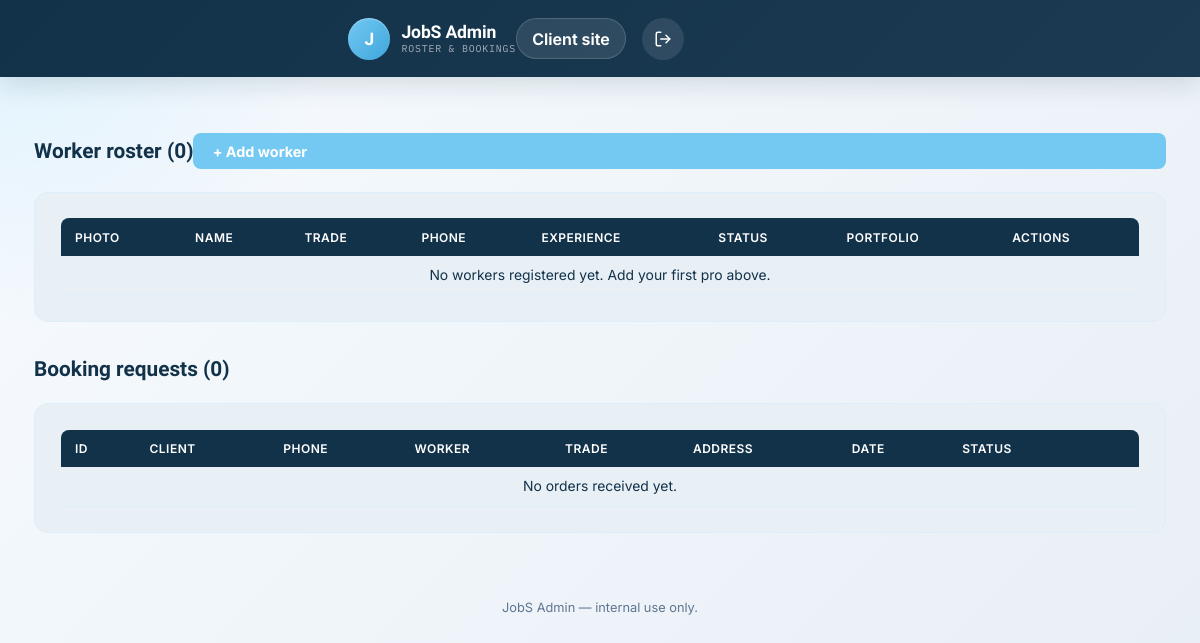
Before: /admin (signed in) with the older database file.
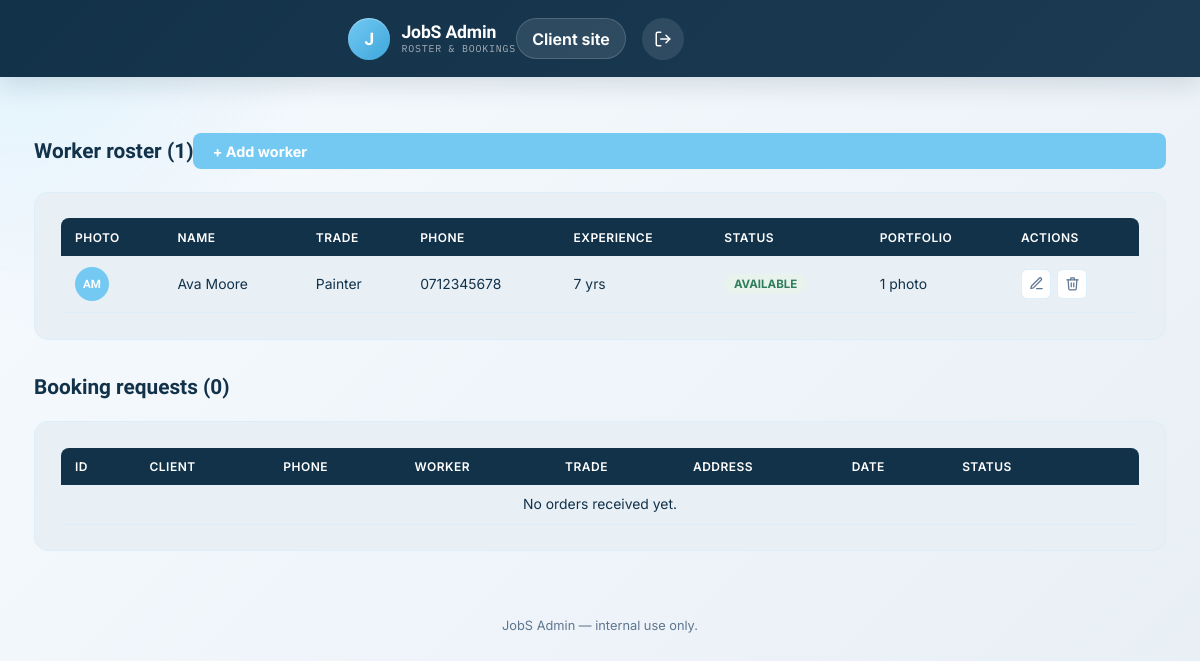
After: the same page with the newer database file.
### app.py (models this page shows)
class Worker(db.Model):
    __tablename__ = 'workers'
    id = db.Column(db.Integer, primary_key=True)
    name = db.Column(db.String(100), nullable=False)
    trade = db.Column(db.String(50), nullable=False)
    phone = db.Column(db.String(20), nullable=False)
    location = db.Column(db.String(120), nullable=True)
    hourly_rate = db.Column(db.Float, nullable=True, default=0)
    experience_years = db.Column(db.Integer, nullable=False)
    bio = db.Column(db.Text, nullable=True)
    status = db.Column(db.String(20), default='Available')
    photo_filename = db.Column(db.String(255), nullable=True)
    created_at = db.Column(db.DateTime, server_default=db.func.now())
    portfolio_images = db.relationship(
        'PortfolioImage', backref='worker', cascade='all, delete-orphan', lazy=True
    )
    @property
    def photo_url(self):
        if self.photo_filename:
            return url_for('static', filename=f'uploads/workers/{self.photo_filename}')
        return None
    @property
    def initials(self):
        parts = self.name.split()
        return ''.join(p[0] for p in parts[:2]).upper()

### app.py (the view)
@app.route('/admin')
def admin_dashboard():
    workers = Worker.query.order_by(Worker.id.desc()).all()
    bookings = Booking.query.order_by(Booking.id.desc()).all()
    return render_template('admin/dashboard.html', workers=workers, bookings=bookings)

### app.py (called while the page is built)
@app.context_processor
def inject_user_context():
    return {'is_admin': session.get('is_admin', False)}

@app.before_request
def protect_admin_routes():
    if request.path.startswith('/admin') and request.path not in ['/admin/login', '/admin/logout'] and not session.get('is_admin'):
        flash('Please sign in to access the admin portal.', 'error')
        return redirect(url_for('admin_login'))

### templates/admin/dashboard.html (shortened to what this page needs)
<!DOCTYPE html>
<html lang="en">
<head>
<link rel="stylesheet" href="{{ url_for('static', filename='style.css') }}">
</head>
<body>
<header class="site-head">
  <div class="header-actions">
    <a href="/" class="brand-link" aria-label="Go to the homepage">
      <span class="brand-mark">J</span>
      <span class="brand-copy">
        <strong>JobS Admin</strong>
        <small>Roster & bookings</small>
      </span>
    </a>
  </div>
  <div class="header-actions">
    <a href="/" class="portal-pill">Client site</a>
    <a href="/admin/logout" class="icon-link" aria-label="Sign out">
      <svg viewBox="0 0 24 24" fill="none" stroke="currentColor" stroke-width="2" stroke-linecap="round" stroke-linejoin="round">
        <path d="M9 21H5a2 2 0 0 1-2-2V5a2 2 0 0 1 2-2h4"></path>
        <polyline points="16 17 21 12 16 7"></polyline>
        <line x1="21" y1="12" x2="9" y2="12"></line>
      </svg>
    </a>
  </div>
</header>
<div class="wrap" style="padding-top: 1.5rem;">
  <div class="admin-topbar">
    <h2>Worker roster ({{ workers|length }})</h2>
    <a href="{{ url_for('add_worker') }}" class="btn-solid" style="text-decoration:none; display:inline-block; padding:0.6rem 1.2rem;">+ Add worker</a>
  </div>
  <div class="panel" style="margin-top:0;">
    <table class="ledger">
      <thead>
        <tr><th>Photo</th><th>Name</th><th>Trade</th><th>Phone</th><th>Experience</th><th>Status</th><th>Portfolio</th><th>Actions</th></tr>
      </thead>
      <tbody>
        {% for worker in workers %}
        <tr>
          <td>
            {% if worker.photo_url %}
              <img src="{{ worker.photo_url }}" class="row-photo" alt="{{ worker.name }}">
            {% else %}
              <span class="row-avatar-fallback">{{ worker.initials }}</span>
            {% endif %}
          </td>
          <td>{{ worker.name }}</td>
          <td>{{ worker.trade }}</td>
          <td>{{ worker.phone }}</td>
          <td>{{ worker.experience_years }} yrs</td>
          <td><span class="pill {{ 'available' if worker.status == 'Available' else 'booked' }}">{{ worker.status }}</span></td>
          <td>{{ worker.portfolio_images|length }} photo{{ 's' if worker.portfolio_images|length != 1 else '' }}</td>
          <td>
            <div class="row-actions">
              <a class="icon-btn" href="{{ url_for('edit_worker', worker_id=worker.id) }}" title="Edit">
                <svg viewBox="0 0 24 24" fill="none" stroke="currentColor" stroke-width="2" stroke-linecap="round" stroke-linejoin="round"><path d="M12 20h9"/><path d="M16.5 3.5a2.1 2.1 0 0 1 3 3L7 19l-4 1 1-4Z"/></svg>
              </a>
              <form action="{{ url_for('delete_worker', worker_id=worker.id) }}" method="POST" onsubmit="return confirm('Remove {{ worker.name|e }} from the roster? This cannot be undone.');">
                <button type="submit" class="icon-btn danger" title="Delete">
                  <svg viewBox="0 0 24 24" fill="none" stroke="currentColor" stroke-width="2" stroke-linecap="round" stroke-linejoin="round"><polyline points="3 6 5 6 21 6"/><path d="M19 6l-1 14a2 2 0 0 1-2 2H8a2 2 0 0 1-2-2L5 6"/><path d="M10 11v6"/><path d="M14 11v6"/><path d="M9 6V4a1 1 0 0 1 1-1h4a1 1 0 0 1 1 1v2"/></svg>
                </button>
              </form>
            </div>
          </td>
        </tr>
        {% else %}
        <tr><td colspan="8" style="text-align:center;">No workers registered yet. Add your first pro above.</td></tr>
        {% endfor %}
      </tbody>
    </table>
  </div>
  <div class="admin-topbar">
    <h2>Booking requests ({{ bookings|length }})</h2>
  </div>
  <div class="panel" style="margin-top:0;">
    <table class="ledger">
      <thead>
        <tr><th>ID</th><th>Client</th><th>Phone</th><th>Worker</th><th>Trade</th><th>Address</th><th>Date</th><th>Status</th><th></th></tr>
      </thead>
      <tbody>
        {% for booking in bookings %}
        <tr>
          <td>#{{ booking.id }}</td>
          <td>{{ booking.client_name }}</td>
          <td>{{ booking.client_phone }}</td>
          <td>{{ booking.worker.name }}</td>
          <td>{{ booking.worker.trade }}</td>
          <td>{{ booking.service_address }}</td>
          <td>{{ booking.booking_date }}</td>
          <td><span class="pill {{ 'confirmed' if booking.status == 'Confirmed' else 'pending' }}">{{ booking.status }}</span></td>
          <td>
            {% if booking.status != 'Confirmed' %}
            <form action="{{ url_for('confirm_booking', booking_id=booking.id) }}" method="POST">
              <button type="submit" class="btn-ghost" style="padding:0.35rem 0.7rem; font-size:0.78rem;">Confirm</button>
            </form>
            {% endif %}
          </td>
        </tr>
        {% else %}
        <tr><td colspan="9" style="text-align:center;">No orders received yet.</td></tr>
        {% endfor %}
      </tbody>
    </table>
  </div>
</div>
<footer class="site-foot">JobS Admin — internal use only.</footer>
</body>
</html>

### static/style.css (style rules this page uses)
:root { --ink: #12324a; --teal: #74c9f3; --teal-dark: #2f7fb5; --coral: #3ea6db; --coral-dark: #2a7ea8; --sand: #e8eff5; --card: #e8eff5; --steel: #5f7690; --rule: #dceef9; --good: #2f7d5c; --danger: #c45858; }
* { margin: 0; padding: 0; box-sizing: border-box; }
body { background: radial-gradient(circle at top left, rgba(116, 201, 243, 0.18), transparent 24%), linear-gradient(135deg, #f7fbff 0%, var(--sand) 100%); color: var(--ink); font-family: 'Inter', sans-serif; -webkit-font-smoothing: antialiased; }
a { color: inherit; }
button { font-family: inherit; }
header.site-head { background: linear-gradient(135deg, var(--ink) 0%, #1c3b53 100%); color: #fff; padding: 1.1rem 2rem; display: grid; grid-template-columns: 1fr auto 1fr; align-items: center; position: sticky; top: 0; z-index: 10; box-shadow: 0 8px 24px rgba(18, 50, 74, 0.14); }
.header-actions { display: flex; align-items: center; justify-self: end; gap: 1rem; }
.brand-link { display: inline-flex; align-items: center; gap: 0.7rem; text-decoration: none; color: #fff; justify-self: center; }
.brand-mark { width: 42px; height: 42px; border-radius: 50%; background: linear-gradient(135deg, var(--teal), var(--coral)); color: #fff; display: flex; align-items: center; justify-content: center; font-family: 'Sora', sans-serif; font-weight: 800; font-size: 1.08rem; box-shadow: inset 0 1px 1px rgba(255,255,255,0.35); }
.brand-copy { display: flex; flex-direction: column; line-height: 1.1; }
.brand-copy strong { font-family: 'Sora', sans-serif; font-size: 1.1rem; letter-spacing: -0.01em; }
.brand-copy small { font-family: 'IBM Plex Mono', monospace; font-size: 0.62rem; color: #a9b0b8; letter-spacing: 0.08em; text-transform: uppercase; margin-top: 0.12rem; }
.icon-link { display: inline-flex; align-items: center; justify-content: center; width: 42px; height: 42px; border-radius: 50%; background: rgba(255,255,255,0.1); color: #fff; text-decoration: none; transition: background 0.2s ease; }
.icon-link svg { width: 18px; height: 18px; }
.portal-pill { display: inline-flex; align-items: center; padding: 0.6rem 0.95rem; border-radius: 999px; background: rgba(255,255,255,0.1); color: #fff; text-decoration: none; font-weight: 650; border: 1px solid rgba(255,255,255,0.16); }
.wrap { max-width: 1180px; margin: 0 auto; padding: 0 1.5rem; }
.btn-solid { flex: 1; background: var(--teal); color: #fff; border: none; padding: 0.7rem; border-radius: 8px; font-weight: 700; cursor: pointer; font-size: 0.9rem; }
.admin-topbar { display: flex; justify-content: space-between; align-items: center; margin: 2rem 0 1.4rem; }
.admin-topbar h2 { font-family: 'Sora', sans-serif; font-size: 1.3rem; font-weight: 700; }
.panel { background: var(--card); border: 1px solid var(--rule); border-radius: 14px; padding: 1.6rem; margin-bottom: 2.2rem; }
table.ledger { width: 100%; border-collapse: collapse; font-size: 0.87rem; }
table.ledger th { background: var(--ink); color: #fff; text-align: left; padding: 0.7rem 0.9rem; font-weight: 600; font-size: 0.75rem; text-transform: uppercase; letter-spacing: 0.04em; }
table.ledger th:first-child { border-radius: 8px 0 0 0; }
table.ledger th:last-child { border-radius: 0 8px 0 0; }
table.ledger td { padding: 0.7rem 0.9rem; border-bottom: 1px solid var(--rule); vertical-align: middle; }
.row-avatar-fallback { width: 34px; height: 34px; border-radius: 50%; display: inline-flex; align-items: center; justify-content: center; background: var(--teal); color: #fff; font-size: 0.72rem; font-weight: 700; font-family: 'Sora', sans-serif; }
.icon-btn { display: inline-flex; align-items: center; justify-content: center; width: 30px; height: 30px; border-radius: 6px; border: 1px solid var(--rule); background: #fff; cursor: pointer; color: var(--steel); text-decoration: none; }
.icon-btn svg { width: 15px; height: 15px; }
.row-actions { display: flex; gap: 0.4rem; }
.pill { display: inline-block; padding: 0.2rem 0.6rem; border-radius: 999px; font-size: 0.72rem; font-weight: 700; text-transform: uppercase; }
.pill.available { background: #e7f3ec; color: var(--good); }
footer.site-foot { text-align: center; padding: 2rem 0 3rem; color: var(--steel); font-size: 0.8rem; }

Changed rows visible on the page:
added Worker: initials "AM", name "Ava Moore", trade "Painter", phone "0712345678", experience_years "7", status "AVAILABLE", portfolio_images|length "1"
Other visible differences:
{{ workers|length }}: "0" → "1"
text no longer shown: "No workers registered yet. Add your first pro above."
